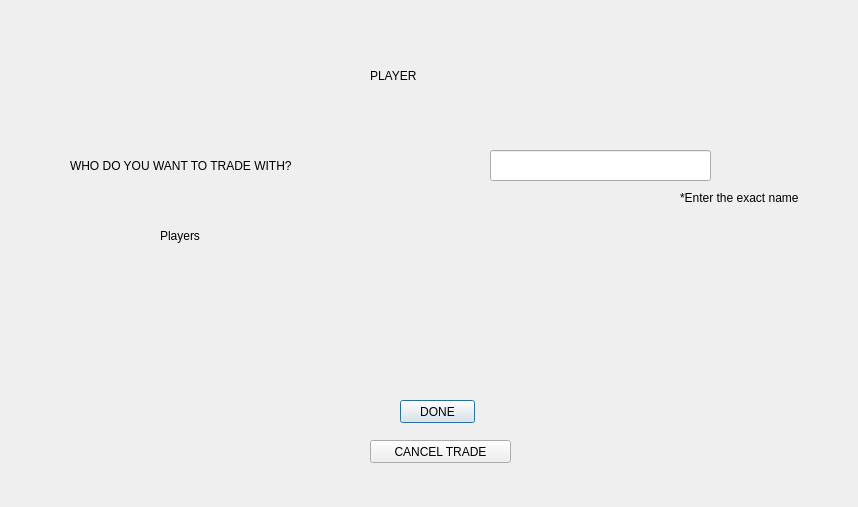
<?xml version="1.0" encoding="UTF-8"?>
<ui version="4.0">
 <class>tradepreliminaries</class>
 <widget class="QDialog" name="tradepreliminaries">
  <property name="geometry">
   <rect>
    <x>0</x>
    <y>0</y>
    <width>858</width>
    <height>507</height>
   </rect>
  </property>
  <property name="windowTitle">
   <string>Dialog</string>
  </property>
  <widget class="QLabel" name="label">
   <property name="geometry">
    <rect>
     <x>370</x>
     <y>60</y>
     <width>81</width>
     <height>31</height>
    </rect>
   </property>
   <property name="styleSheet">
    <string notr="true">font: 75 16pt &quot;MS Shell Dlg 2&quot;;</string>
   </property>
   <property name="text">
    <string>PLAYER</string>
   </property>
  </widget>
  <widget class="QLabel" name="label_2">
   <property name="geometry">
    <rect>
     <x>70</x>
     <y>150</y>
     <width>381</width>
     <height>31</height>
    </rect>
   </property>
   <property name="styleSheet">
    <string notr="true">font: 75 16pt &quot;MS Shell Dlg 2&quot;;</string>
   </property>
   <property name="text">
    <string>WHO DO YOU WANT TO TRADE WITH?</string>
   </property>
  </widget>
  <widget class="QLabel" name="trader">
   <property name="geometry">
    <rect>
     <x>330</x>
     <y>100</y>
     <width>191</width>
     <height>31</height>
    </rect>
   </property>
   <property name="text">
    <string/>
   </property>
  </widget>
  <widget class="QPushButton" name="pushButton">
   <property name="geometry">
    <rect>
     <x>400</x>
     <y>400</y>
     <width>75</width>
     <height>23</height>
    </rect>
   </property>
   <property name="styleSheet">
    <string notr="true">font: 75 14pt &quot;MS Shell Dlg 2&quot;;</string>
   </property>
   <property name="text">
    <string>DONE</string>
   </property>
  </widget>
  <widget class="QLineEdit" name="tradee">
   <property name="geometry">
    <rect>
     <x>490</x>
     <y>150</y>
     <width>221</width>
     <height>31</height>
    </rect>
   </property>
  </widget>
  <widget class="QLabel" name="label_3">
   <property name="geometry">
    <rect>
     <x>160</x>
     <y>220</y>
     <width>71</width>
     <height>31</height>
    </rect>
   </property>
   <property name="styleSheet">
    <string notr="true">font: 75 16pt &quot;MS Shell Dlg 2&quot;;</string>
   </property>
   <property name="text">
    <string>Players</string>
   </property>
  </widget>
  <widget class="QLabel" name="label_4">
   <property name="geometry">
    <rect>
     <x>680</x>
     <y>190</y>
     <width>141</width>
     <height>16</height>
    </rect>
   </property>
   <property name="styleSheet">
    <string notr="true">font: 9pt &quot;MS Shell Dlg 2&quot;;</string>
   </property>
   <property name="text">
    <string>*Enter the exact name </string>
   </property>
  </widget>
  <widget class="QPushButton" name="pushButton_2">
   <property name="geometry">
    <rect>
     <x>370</x>
     <y>440</y>
     <width>141</width>
     <height>23</height>
    </rect>
   </property>
   <property name="styleSheet">
    <string notr="true">font: 75 14pt &quot;MS Shell Dlg 2&quot;;</string>
   </property>
   <property name="text">
    <string>CANCEL TRADE</string>
   </property>
  </widget>
  <widget class="QWidget" name="">
   <property name="geometry">
    <rect>
     <x>300</x>
     <y>220</y>
     <width>261</width>
     <height>151</height>
    </rect>
   </property>
   <layout class="QVBoxLayout" name="verticalLayout">
    <item>
     <widget class="QLabel" name="player1">
      <property name="styleSheet">
       <string notr="true">font: 75 14pt &quot;MS Shell Dlg 2&quot;;</string>
      </property>
      <property name="text">
       <string/>
      </property>
     </widget>
    </item>
    <item>
     <widget class="QLabel" name="player2">
      <property name="styleSheet">
       <string notr="true">font: 75 14pt &quot;MS Shell Dlg 2&quot;;</string>
      </property>
      <property name="text">
       <string/>
      </property>
     </widget>
    </item>
    <item>
     <widget class="QLabel" name="player3">
      <property name="styleSheet">
       <string notr="true">font: 75 14pt &quot;MS Shell Dlg 2&quot;;</string>
      </property>
      <property name="text">
       <string/>
      </property>
     </widget>
    </item>
    <item>
     <widget class="QLabel" name="player4">
      <property name="styleSheet">
       <string notr="true">font: 75 14pt &quot;MS Shell Dlg 2&quot;;</string>
      </property>
      <property name="text">
       <string/>
      </property>
     </widget>
    </item>
    <item>
     <widget class="QLabel" name="player5">
      <property name="styleSheet">
       <string notr="true">font: 75 14pt &quot;MS Shell Dlg 2&quot;;</string>
      </property>
      <property name="text">
       <string/>
      </property>
     </widget>
    </item>
   </layout>
  </widget>
 </widget>
 <resources/>
 <connections/>
</ui>
